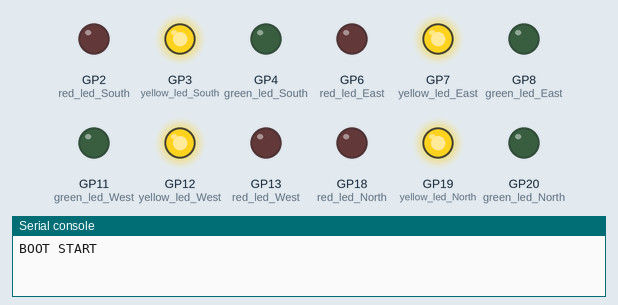
Simulated run of this program. Board: Raspberry Pi Pico running MicroPython. On the bench: output pins drawn as LEDs (lit = HIGH), the last lines printed to the serial console. The clock reads 2024-03-15 10:24:30 at power-on unless the program sets it.

Above: at 1.1 s.
At 8.1 s:
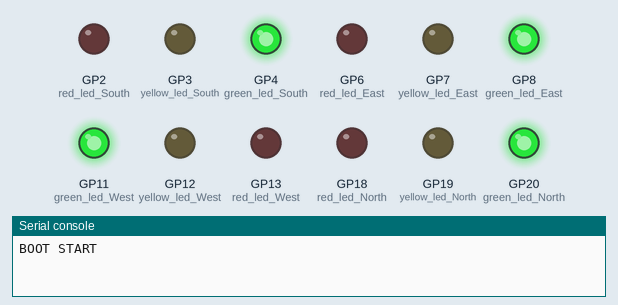
At 16.1 s:
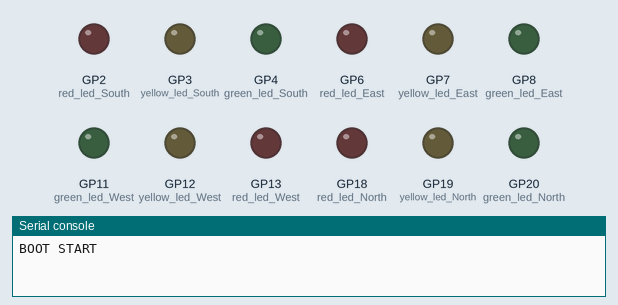
At 23.1 s:
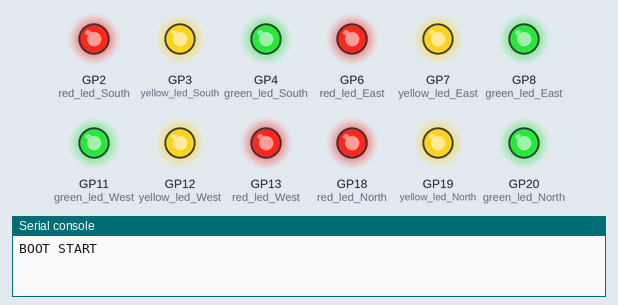
At 31.1 s:
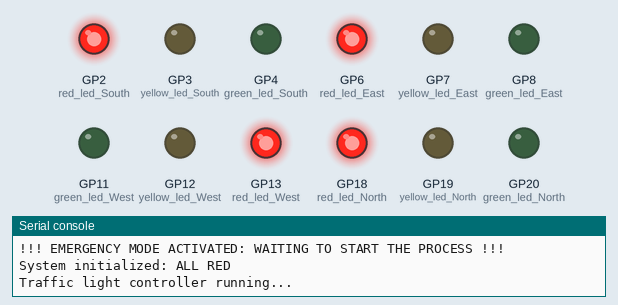
Timing chart, 0 to 48.5 s (numbered marks = the images above):
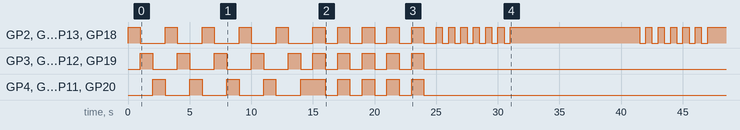

Measured:
- by itself, GP2 (red_led_South), GP6 (red_led_East), GP13 (red_led_West), GP18 (red_led_North): HIGH → LOW at 1.0 s, → HIGH 2.0 s later, → LOW 1.0 s later, → HIGH 2.0 s later, … (44 changes in this stretch)

The program:

main.py
```python
import machine
import time
import sys
import select
#PICO CODE STORED WITHIN PICO BOARD
print("BOOT START")

# -------------------- LED PINS --------------------
red_led_North = machine.Pin(18, machine.Pin.OUT)
yellow_led_North = machine.Pin(19, machine.Pin.OUT)
green_led_North = machine.Pin(20, machine.Pin.OUT)

red_led_South = machine.Pin(2, machine.Pin.OUT)
yellow_led_South = machine.Pin(3, machine.Pin.OUT)
green_led_South = machine.Pin(4, machine.Pin.OUT)

red_led_West = machine.Pin(13, machine.Pin.OUT)
yellow_led_West = machine.Pin(12, machine.Pin.OUT)
green_led_West = machine.Pin(11, machine.Pin.OUT)

red_led_East = machine.Pin(6, machine.Pin.OUT)
yellow_led_East = machine.Pin(7, machine.Pin.OUT)
green_led_East = machine.Pin(8, machine.Pin.OUT)

# -------------------- GLOBAL STATE --------------------
last_command_time = time.time()
TIMEOUT_LIMIT = 40   # seconds before fail-safe triggers

# -------------------- HELPER FUNCTIONS --------------------
def all_NS_off():
    red_led_North.value(0)
    yellow_led_North.value(0)
    green_led_North.value(0)

    red_led_South.value(0)
    yellow_led_South.value(0)
    green_led_South.value(0)

def all_EW_off():
    red_led_East.value(0)
    yellow_led_East.value(0)
    green_led_East.value(0)

    red_led_West.value(0)
    yellow_led_West.value(0)
    green_led_West.value(0)

def all_on():
    red_led_North.value(1)
    red_led_South.value(1)
    red_led_East.value(1)
    red_led_West.value(1)
    yellow_led_North.value(1)
    yellow_led_South.value(1)
    yellow_led_East.value(1)
    yellow_led_West.value(1)
    green_led_North.value(1)
    green_led_South.value(1)
    green_led_East.value(1)
    green_led_West.value(1)


def all_off():
    all_NS_off()
    all_EW_off()

def all_red():
    all_off()
    red_led_North.value(1)
    red_led_South.value(1)
    red_led_East.value(1)
    red_led_West.value(1)

def light_show():
    for i in range(1):
        for k in range (5):
            red_led_North.value(1)
            red_led_South.value(1)
            red_led_East.value(1)
            red_led_West.value(1)
            time.sleep(1)
            all_off()
            yellow_led_North.value(1)
            yellow_led_South.value(1)
            yellow_led_East.value(1)
            yellow_led_West.value(1)
            time.sleep(1)
            all_off()
            green_led_North.value(1)
            green_led_South.value(1)
            green_led_East.value(1)
            green_led_West.value(1)
            time.sleep(1)
            all_off()
        for j in range(5):
            all_on()
            time.sleep(1)
            all_off()
            time.sleep(1)


# -------------------- EMERGENCY MODE --------------------
def emergency_mode(reason="UNKNOWN"):
    print(f"!!! EMERGENCY MODE ACTIVATED: {reason} !!!")

    # Flash ALL RED
    for _ in range(6):
        all_red()
        time.sleep(0.5)
        all_off()
        time.sleep(0.5)

    # Stay in safe state
    all_red()

# -------------------- SET LIGHTS --------------------
def set_lights(state, phase):

    if phase == 'NS':
        all_NS_off()
        if state == 'GREEN':
            green_led_North.value(1)
            green_led_South.value(1)

        elif state == 'YELLOW':
            yellow_led_North.value(1)
            yellow_led_South.value(1)

        elif state == 'RED':
            red_led_North.value(1)
            red_led_South.value(1)

    elif phase == 'EW':
        all_EW_off()
        if state == 'GREEN':
            green_led_East.value(1)
            green_led_West.value(1)

        elif state == 'YELLOW':
            yellow_led_East.value(1)
            yellow_led_West.value(1)

        elif state == 'RED':
            red_led_East.value(1)
            red_led_West.value(1)

# -------------------- INITIAL SAFE STATE --------------------
light_show()
emergency_mode("WAITING TO START THE PROCESS")
print("System initialized: ALL RED")

print("Traffic light controller running...")

# -------------------- MAIN LOOP --------------------
while True:
    try:
        r = select.select([sys.stdin], [], [], 0)

        if r[0]:
            all_red()
            line = sys.stdin.readline().strip()
            print("Received:", line)

            if line:
                last_command_time = time.time()

                if line.upper() == "STOP":
                    all_off()
                    print("System halted - ALL OFF")
                    break

                elif line.upper() == "EMERGENCY":
                    emergency_mode("Manual Trigger")

                else:
                    state, phase = line.split(":")
                    set_lights(state.upper(), phase.upper())
                    print(f"Set {state.upper()} for {phase.upper()}")

        # ---------- FAIL-SAFE TIMEOUT ----------
        if time.time() - last_command_time > TIMEOUT_LIMIT:
            emergency_mode("Lost Communication")
            last_command_time = time.time()

    except KeyboardInterrupt:
        print("Recovered from interrupt")
        continue

    except Exception as e:
        print("Error:", e)
        emergency_mode("Runtime Error")

# import machine
# import time
# import sys
# import select
#
# print("BOOT START")
#
# # -------------------- LED PINS --------------------
# red_led_North = machine.Pin(18, machine.Pin.OUT)
# yellow_led_North = machine.Pin(19, machine.Pin.OUT)
# green_led_North = machine.Pin(20, machine.Pin.OUT)
#
# red_led_South = machine.Pin(2, machine.Pin.OUT)
# yellow_led_South = machine.Pin(3, machine.Pin.OUT)
# green_led_South = machine.Pin(4, machine.Pin.OUT)
#
# red_led_West = machine.Pin(13, machine.Pin.OUT)
# yellow_led_West = machine.Pin(12, machine.Pin.OUT)
# green_led_West = machine.Pin(11, machine.Pin.OUT)
#
# red_led_East = machine.Pin(9, machine.Pin.OUT)
# yellow_led_East = machine.Pin(8, machine.Pin.OUT)
# green_led_East = machine.Pin(7, machine.Pin.OUT)
#
# # -------------------- HELPER FUNCTIONS --------------------
# def all_NS_off():
#     red_led_North.value(0)
#     yellow_led_North.value(0)
#     green_led_North.value(0)
#
#     red_led_South.value(0)
#     yellow_led_South.value(0)
#     green_led_South.value(0)
#
# def all_EW_off():
#     red_led_East.value(0)
#     yellow_led_East.value(0)
#     green_led_East.value(0)
#
#     red_led_West.value(0)
#     yellow_led_West.value(0)
#     green_led_West.value(0)
#
# def set_lights(state, phase):
#     if phase == 'NS':
#         all_NS_off()
#         if state == 'GREEN':
#             green_led_North.value(1)
#             green_led_South.value(1)
#         elif state == 'YELLOW':
#             yellow_led_North.value(1)
#             yellow_led_South.value(1)
#         elif state == 'RED':
#             red_led_North.value(1)
#             red_led_South.value(1)
#
#     elif phase == 'EW':
#         all_EW_off()
#         if state == 'GREEN':
#             green_led_East.value(1)
#             green_led_West.value(1)
#         elif state == 'YELLOW':
#             yellow_led_East.value(1)
#             yellow_led_West.value(1)
#         elif state == 'RED':
#             red_led_East.value(1)
#             red_led_West.value(1)
#
# print("Traffic light controller running...")
#
# # -------------------- MAIN LOOP --------------------
# while True:
#     print("RUNNING")
#     r = select.select([sys.stdin], [], [], 0)
#
#     if r:
#         try:
#             line = sys.stdin.readline().strip()
#             print("Received:", line)
#
#             if not line:
#                 continue
#
#             if line.upper() == "STOP":
#                 all_NS_off()
#                 all_EW_off()
#                 print("System halted")
#                 break
#
#             state, phase = line.split(":")
#             set_lights(state.upper(), phase.upper())
#             print(f"Set {state.upper()} for {phase.upper()}")
#
#         except KeyboardInterrupt:
#             print("Recovered from interrupt")
#             continue
#         except Exception as e:
#             print("Error:", e)
```
